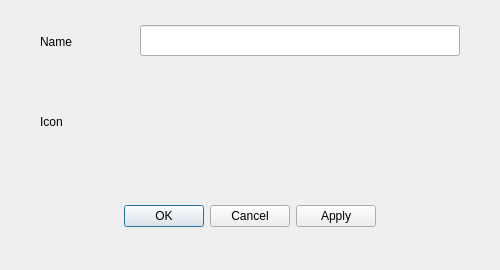
<?xml version="1.0" encoding="UTF-8"?>
<ui version="4.0">
 <class>ApplicationMenuSettingsDialog</class>
 <widget class="QDialog" name="ApplicationMenuSettingsDialog">
  <property name="geometry">
   <rect>
    <x>0</x>
    <y>0</y>
    <width>500</width>
    <height>270</height>
   </rect>
  </property>
  <property name="windowTitle">
   <string>Application Menu Settings</string>
  </property>
  <widget class="QDialogButtonBox" name="buttonBox">
   <property name="geometry">
    <rect>
     <x>40</x>
     <y>200</y>
     <width>420</width>
     <height>32</height>
    </rect>
   </property>
   <property name="orientation">
    <enum>Qt::Horizontal</enum>
   </property>
   <property name="standardButtons">
    <set>QDialogButtonBox::Apply|QDialogButtonBox::Cancel|QDialogButtonBox::Ok</set>
   </property>
   <property name="centerButtons">
    <bool>true</bool>
   </property>
  </widget>
  <widget class="QLabel" name="nameLabel">
   <property name="geometry">
    <rect>
     <x>40</x>
     <y>30</y>
     <width>70</width>
     <height>23</height>
    </rect>
   </property>
   <property name="text">
    <string>Name</string>
   </property>
  </widget>
  <widget class="QLineEdit" name="name">
   <property name="geometry">
    <rect>
     <x>140</x>
     <y>25</y>
     <width>320</width>
     <height>31</height>
    </rect>
   </property>
  </widget>
  <widget class="QLabel" name="iconLabel">
   <property name="geometry">
    <rect>
     <x>40</x>
     <y>110</y>
     <width>72</width>
     <height>23</height>
    </rect>
   </property>
   <property name="text">
    <string>Icon</string>
   </property>
  </widget>
 </widget>
 <resources/>
 <connections>
  <connection>
   <sender>buttonBox</sender>
   <signal>accepted()</signal>
   <receiver>ApplicationMenuSettingsDialog</receiver>
   <slot>accept()</slot>
   <hints>
    <hint type="sourcelabel">
     <x>248</x>
     <y>254</y>
    </hint>
    <hint type="destinationlabel">
     <x>157</x>
     <y>274</y>
    </hint>
   </hints>
  </connection>
  <connection>
   <sender>buttonBox</sender>
   <signal>rejected()</signal>
   <receiver>ApplicationMenuSettingsDialog</receiver>
   <slot>reject()</slot>
   <hints>
    <hint type="sourcelabel">
     <x>316</x>
     <y>260</y>
    </hint>
    <hint type="destinationlabel">
     <x>286</x>
     <y>274</y>
    </hint>
   </hints>
  </connection>
 </connections>
</ui>
